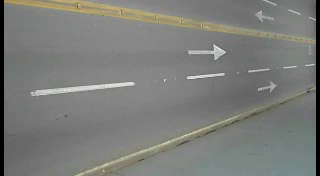
#> input picture frame 37 of sayma/video.mp4, 320 x 176 px
$ python text.py
#> lines starting #> are read from the running program, lines starting #| are printed output that depends on the picture; after the words box and inside, x2 and y2 are one past the last pixel; in counts of white or black regions, pixels touching at a corner belong together
import cv2
import numpy as np

vide = cv2.VideoCapture("video.mp4")
backs = cv2.createBackgroundSubtractorMOG2()
c = 0

while True:
    ret,frame = vide.read()
#> frame is the input picture: shape (176, 320, 3); mean B, G, R 121.3, 124.6, 123.5
    if ret:
        gmask = backs.apply(frame)
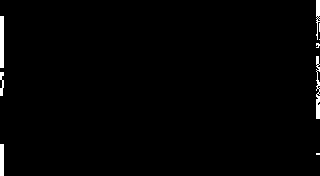
#> gmask: shape (176, 320); values 127 (black) and 255 (white), 1.2% white; 9 white regions (4 under 20 px), largest, box (x1, y1, x2, y2) and area: (0, 16, 4, 68) 208, (316, 56, 320, 119) 169, (0, 144, 4, 176) 128, (316, 0, 320, 40) 98, (0, 72, 4, 96) 64
        cv2.line(frame,(30,0),(30,200),(0,255,0),2)
        cv2.line(frame,(50,0),(50,200),(0,255,0),2)
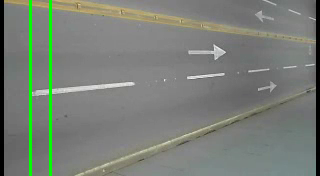
#> frame: shape (176, 320, 3); mean B, G, R 119, 127.1, 121.2

        contors , hiyeras = cv2.findContours(gmask,cv2.RETR_TREE,cv2.CHAIN_APPROX_SIMPLE)
#> contors = [[[0, 0], [0, 175], [319, 175], [319, 0]]]; hiyeras = [[-1, -1, -1, -1]]
        try : hiyeras = hiyeras[0]
        except : hiyeras = []

        for cont,hier in zip(contors,hiyeras):
            (x,y,w,h) = cv2.boundingRect(cont)
            if w>30 and h>30 :
                cv2.rectangle(frame,(x,y),(x+w,y+h),(0,0,255),2)
                if x>30 and x<50:
                    c+=1
#> this loop made 1 pass
#> (cont, hier, x, y, w, h) on pass 1: ([[0, 0], [0, 175], [319, 175], [319, 0]], [-1, -1, -1, -1], 0, 0, 320, 176)
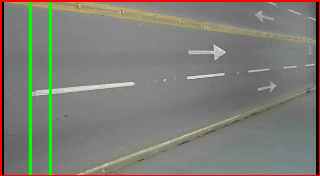
#> frame: shape (176, 320, 3); 2.63% of pixels changed, all inside (x1, y1, x2, y2) = (0, 0, 320, 176)
#> after the loop, c = 0


        cv2.putText(frame,"car:"+str(c),(90,100),cv2.FONT_HERSHEY_COMPLEX,2,(255,0,0),2,cv2.LINE_AA)
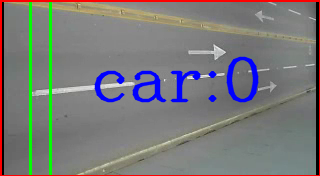
#> frame: shape (176, 320, 3); 4.03% of pixels changed, all inside (x1, y1, x2, y2) = (94, 56, 259, 103)
        cv2.imshow("car",frame)

        if cv2.waitKey(40) & 0xFF == ord('q'):
#> (key q is pressed here)
            break

vide.release()
cv2.destroyAllWindows()

$ run again, starting later in the video
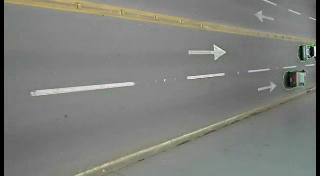
#> input picture frame 168 of sayma/video.mp4, 320 x 176 px
#> frame is the input picture: shape (176, 320, 3); mean B, G, R 122.8, 126.7, 125.7
#> `gmask = backs.apply(frame)`:
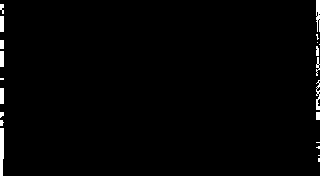
#> gmask: shape (176, 320); values 127 (black) and 255 (white), 1.4% white; 21 white regions (10 under 20 px), largest, box (x1, y1, x2, y2) and area: (0, 128, 4, 176) 175, (316, 0, 320, 32) 98, (316, 80, 320, 110) 69
#> contors = [[[0, 0], [0, 175], [319, 175], [319, 0]]]; hiyeras = [[-1, -1, -1, -1]]
#> the loop `for cont,hier in zip(contors,hiyeras):` made 1 pass
#> (cont, hier, x, y, w, h) on pass 1: ([[0, 0], [0, 175], [319, 175], [319, 0]], [-1, -1, -1, -1], 0, 0, 320, 176)
#> after the loop `for cont,hier in zip(contors,hiyeras):`: c = 0
#> `cv2.putText(frame,"car:"+str(c),(90,100),cv2.FONT_HERSHEY_COMPLEX,2,(2..`:
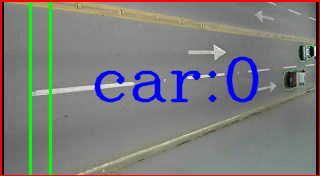
#> frame: shape (176, 320, 3); mean B, G, R 122.2, 122.9, 123.8

$ run again, starting later in the video
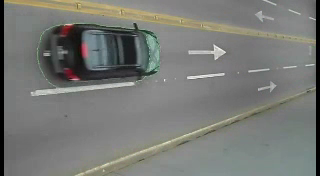
#> input picture frame 299 of sayma/video.mp4, 320 x 176 px
#> frame is the input picture: shape (176, 320, 3); mean B, G, R 117.5, 121.5, 119.8
#> `gmask = backs.apply(frame)`:
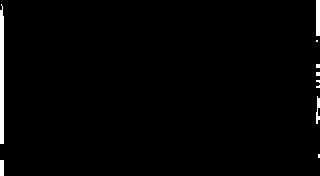
#> gmask: shape (176, 320); values 127 (black) and 255 (white), 1.6% white; 10 white regions (6 under 20 px), largest, box (x1, y1, x2, y2) and area: (0, 4, 4, 144) 536, (316, 0, 320, 36) 144, (316, 96, 320, 124) 68, (0, 160, 4, 176) 64
#> contors = [[[0, 0], [0, 175], [319, 175], [319, 0]]]; hiyeras = [[-1, -1, -1, -1]]
#> the loop `for cont,hier in zip(contors,hiyeras):` made 1 pass
#> (cont, hier, x, y, w, h) on pass 1: ([[0, 0], [0, 175], [319, 175], [319, 0]], [-1, -1, -1, -1], 0, 0, 320, 176)
#> after the loop `for cont,hier in zip(contors,hiyeras):`: c = 0
#> `cv2.putText(frame,"car:"+str(c),(90,100),cv2.FONT_HERSHEY_COMPLEX,2,(2..`:
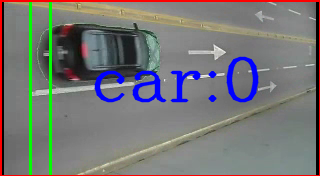
#> frame: shape (176, 320, 3); mean B, G, R 117.5, 118.1, 118.6
